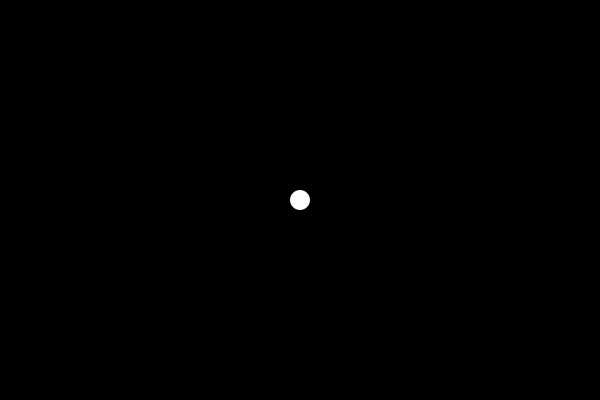
Frame 1 (no input)
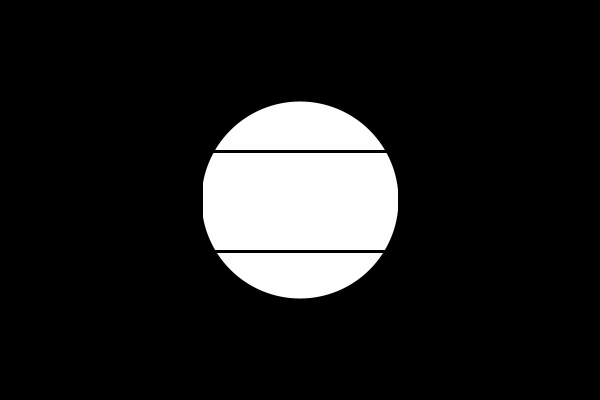
Frame 60 (the mouse pressed at the canvas centre just before this capture)
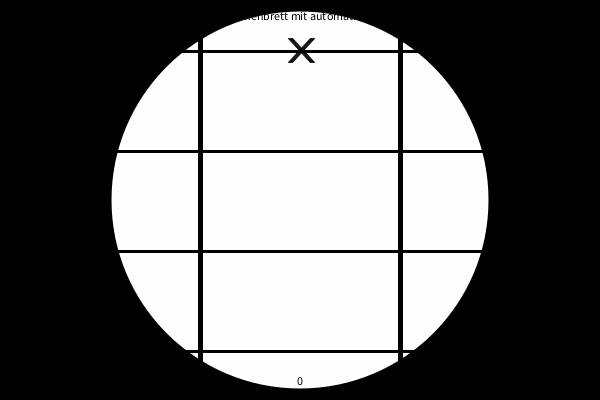
Frame 120 (the mouse held since frame 60 and released just before this capture)

The Processing sketch that drew these frames (run headless with seeded random() and noise(); from frame 60 on, the mouse is pressed at the canvas centre):

// Processing sketch: processing_45141
// ── processing_45141.pde

//
//// ROEMISCHES RECHENBRETT
//// von Ch. Saner, mmp11a @ htw Chur, Okt 2011
//
//
//
/* Der Code könnte wahrscheinlich mit weiterführenden Variabeln und Loops wesentlich vereinfacht bzw. gekürzt werden. 
Trotzdem wurden nur diejenigen Befehle verwendet, die wir bisher im Unterricht hatten. 
Ausnahmen sind die Darstellung von Text, die Veränderung des Cursors und die Verwendung von color-Variabeln. Diese 
Befehle habe ich in der Referenz nachgeschaut und deswegen verwendet, damit das Arbeiten mit dem Rechenbrett 
für den Benutzer vereinfacht wird. Die color-Variablen habe ich verwendet, damit ich die Farbe nicht jedesmal neu 
definieren muss (Aufwand). Ausserdem sind alle drei Befehle sehr einfach anzuwenden. */

// Am Anfang werden verschiedene globale Variabeln definiert.
/* Die Variable yCircle wird für den Einrasterungsvorgang gebraucht (Linie, Zwischenräume). Es handelt sich hier 
eigentlich um ein "gerundetes mouseY". */
int yCircle;
/* Die Variable xCircle wird nur gebraucht, falls mit der Tastatur gearbeitet wird und klärt den Bereich (linke 
oder rechte Spalte) ab, in dem man sich momentan befindet. Es handelt sich hier eigentlich um ein "gerundetes mouseX".*/
int xCircle;
// Die Variable keys wird auf true gesetzt, wenn mit der Tastatur gearbeitet wird. //
boolean keys = false;
// Die Variable addition wird auf false gesetzt, wenn die mittlere Spalte der Subtraktion unterliegt. //
boolean addition = true;
/* Wenn die Variable roem auf true gesetzt ist, wird das Rechenbrett in der römischen Zählweise dargestellt. 
Ansonsten wird die indische Zählweise benutzt. */
boolean roem = true;

// Die Nachfolgenden Variablen werden verwendet, falls eine Zahl mit der Tastatur eingegeben wird. 
// Möchte der Benutzer eine Zahl auf der Tastatur eingeben, wird die Variable insertnr auf true gesetzt. 
boolean insertnr = false;
// Die Variable typednr beinhaltet die aktuell eingegebene Ziffer. 
int typednr = 0;
// Die Variable typedarea enthält die angesprochene Spalte. 
int typedarea = 1;
// Die Variable typedkeys sagt aus, wieviele Ziffern eingegeben wurden. 
int typedkeys = 0;
// Die Variable areasizeProv beinhaltet die ganze bisher eingegebene Zahl. Diese Variable müsste nicht unbedingt global definiert werden. 
int areasizeProv = 0;

// Nun werden die Variabeln für die Grösse einzelnen Beträge bzw. Einheitenbündel (Y-Achsen) definiert. 
// Zuerst für die linke Spalte (Area1). 
int area1sizeI; 
int area1sizeV;
int area1sizeX; 
int area1sizeL; 
int area1sizeC; 
int area1sizeD; 
int area1sizeM; 
// Die Variable area1size beinhaltet die gesamte Grösse der Spalte. 
int area1size = 0;


// Dann für die rechte Spalte (Area3). 
int area3sizeI; 
int area3sizeV;
int area3sizeX; 
int area3sizeL; 
int area3sizeC; 
int area3sizeD; 
int area3sizeM; 
// Die Variable area3size beinhaltet die gesamte Grösse der Spalte. 
int area3size = 0;

// Zum Schluss für die mittlere Spalte (Area2). 
int area2sizeI; 
int area2sizeV;
int area2sizeX; 
int area2sizeL; 
int area2sizeC; 
int area2sizeD; 
int area2sizeM; 
// Die Variable area2size beinhaltet die gesamte Grösse der Spalte. 
int area2size = 0;

/* Weiterhin werden Farbvariabeln deklariert, welche die Farben enthalten, mit denen die Kreise auf den einzelnen 
Achsen dargestellt werden. So musste ich die Farben nachfolgend nicht immer wieder kopieren und einfügen, sondern
konnte schlicht die jeweilige Variable verwenden. Ausserdem könnten so die Farben ganz einfach global verändert werden.*/
color sizeIfill = color(200,150,50);
color sizeVfill = color(210,130,80); 
color sizeXfill = color(220,120,120); 
color sizeLfill = color(190,110,150); 
color sizeCfill = color(140,90,180); 
color sizeDfill = color(120,100,190); 
color sizeMfill = color(90,120,230); 

/* Die Variablen area1, area2 und area3 werden auf true gesetzt, wenn die jeweilige Spalte fokusiert wurde. Die 
Variable noarea wird eingeschalten, wenn keine Spalte fokusiert wurde. */
boolean noarea = true;
boolean area1 = false; 
boolean area2 = false; 
boolean area3 = false; 

////
//
////

// Im Setup-Prozess wird nur die Grösse des Fensters definiert. 
void setup () {
  size (600, 400);
}

////
//
////

// Im Draw-Prozess wird das Rechenbrett dargestellt. 
void draw () {
    if (kreisgroesseintro<width*1.2) {
      intro();
    }
    if (kreisgroesseintro>=width*1.2) {
      //
      ////
      ////
      //// VISUELLER AUFBAU DES RECHENBRETTES
      ////
      ////
      //
      background(255);
      
      // Arbeitet der Benutzer mit der Tastatur, wird der Cursor für die Übersichtlichkeit automatisch ausgeblendet. 
      if (keys==true) { noCursor(); }
      
      
     //////////////////////////////////////////////////////////////////////////////////////////////////////////////////
      
      //
      // TITEL
      //
      // Der Titel soll mittig und in schwarz dargestellt werden. 
      textAlign(CENTER);
      fill(0);
      // Je nach vom Benutzer aktivierten Rechenbrett-Funktionen, hat der Titel einen anderen Inhalt. 
      // Ist Addition angewählt, ...
      if (addition==true)
      // ... wird der Titel entsprechend angezeigt. Das gleiche gilt für die Zählweise (römisch oder indisch). 
        {if (roem==true) {text ("römisches Rechenbrett mit automatischer Addition", 300, 20);} else if (roem==false) {text ("indisches Rechenbrett mit automatischer Addition", 300, 20);}}
      // Ist Subtraktion angewählt, ...  
      else if (addition==false)
      // ... wird dies ebenso gehandhabt. 
        {if (roem==true) {text ("römisches Rechenbrett mit automatischer Subtraktion", 300, 20);} else if (roem==false) {text ("indisches Rechenbrett mit automatischer Subtraktion", 300, 20);}}
    
    
    //////////////////////////////////////////////////////////////////////////////////////////////////////////////////
    
      //
      ////
      /// GRÖSSEN UND SPALTEN (LINIEN)
      ////
      //
      /* In einem wird das Raster dargestellt. Sie bestehen aus mehreren Linien in verschiedenen Grautönen und sind versetzt
      zueinander . Auf oder zwischen den GRÖSSENLINIEN werden die Einheiten und Einheitenbündel platziert. Die ABGRENZUNGSLINIEN 
      grenzen die Brettspalten ab. Das TAUSENDERKREUZ markiert die Tausenderlinie und wird - wie bei einem römischen Rechenbrett 
      üblich - ebenfalls dargestellt. Es hat allerdings nur eine rein visuelle Funktion.*/
    
      // GRÖSSENLINIEN
    
    for (int i = 1; i < 8; i = i+2) {
      for (int k = 0; k < 3; k = k+1) {
        stroke(k*50);
        line (35, (50*i)+k, 565, (50*i)+k);
      }
    }
    
      //ABGRENZUNGSLINIEN (Hier habe ich einfachheitshalber auf die for-Schleife verzichtet.)
      
      // LINIE 1 (Abgrenzung linke Brettspalte <> mittlere Brettspalte)
      stroke (100);
      line (198, 30, 198, 370);
      stroke (50);
      line (199, 30, 199, 370);
      stroke (0);
      line (200, 30, 200, 370);
      stroke (50);
      line (201, 30, 201, 370);
      stroke (100);
      line (202, 30, 202, 370);
      // LINIE 2 (Abgrenzung mittlere Brettspalte <> rechte Brettspalte)
      stroke (100);
      line (398, 30, 398, 370);
      stroke (0+50);
      line (399, 30, 399, 370);
      stroke (0);
      line (400, 30, 400, 370);
      stroke (0+50);
      line (401, 30, 401, 370);
      stroke (0+100);
      line (402, 30, 402, 370);
    
    
      //TAUSENDERKREUZ
      stroke (100);
      line (288, 38, 310, 62);
      stroke (50);
      line (289, 38, 311, 62);
      stroke (0);
      line (290, 38, 312, 62);
      stroke (50);
      line (291, 38, 313, 62);
      stroke (100);
      line (292, 38, 314, 62);
      stroke (100);
      line (310, 38, 288, 62);
      stroke (0+50);
      line (311, 38, 289, 62);
      stroke (0);
      line (312, 38, 290, 62);
      stroke (0+50);
      line (313, 38, 291, 62);
      stroke (0+100);
      line (314, 38, 292, 62);
      
      // Die Linien sollen auch Beschriftet werden, damit dem Benutzer das Areiten erleichtert wird. 
      
        //BESCHRIFTUNG
      fill(0);
      textAlign(RIGHT);
      text("M", 25, 55);
      text("C", 25, 155);
      text("X", 25, 255);
      text("I", 25, 355);
      
      /// //// ROEMISCH
      /* Wenn die römische Zählweise eingeschaltet sich, werden die Fünfer-, Fünfziger- und Fünfhunderterschritte angezeigt. 
      Wird allerdings mit der inidschen Zählweise gearbeitet, macht es keinen Sinn, die Zwischenräume auch zu beschriften. */
      if (roem==true) {
      textAlign(LEFT);
      text("D", 570, 105);
      text("L", 570, 205);
      text("V", 570, 305);
      }
      
      if (roem==false) {
           if (area1sizeV!=0)
           {area1sizeI=area1sizeI+5;
            area1sizeV=0;}
           if (area1sizeL!=0)
           {area1sizeI=area1sizeX+5;
            area1sizeL=0;}
           if (area1sizeD!=0)
           {area1sizeI=area1sizeC+5;
            area1sizeD=0;}
      }
    
    //////////////////////////////////////////////////////////////////////////////////////////////////////////////////
    
      //
      ////
      ////
      //// EINRASTERUNG MIT DER MAUS
      ////
      ////
      //
    
    // Die Variablen mouseY und mouseX müssen nur berechnet werden, wenn mit der Maus gearbeitet wird. 
    if (keys==false) {
    
      // Die Variablen xCricle und yCircle werden zuerst auf 0 gesetzt, damit der Rechenvorgang ohne Einflüsse starten kann. 
      xCircle = 0; yCircle = 0; 
    
      /* Je nach Y-Position der Maus, wird die Variable yCircle entsprechend angepasst. Das Rechenbrett ist der Höhe 
      nach in 7 Bereiche (Grössen) unterteilt. Daher wird die Mausposition "gerundet" und die Variable yCircle 
      mit der entsprechenden Pixelangabe versehen. Der Bereich unter 25 Pixel und derjenige oberhalb von 375 Pixel 
      liegen ausserhalb der Arbeitsfläche. */ 
        if (mouseY<25) { yCircle=0; }
      if (mouseY<75 && mouseY>=25) { yCircle = yCircle + 50; }
      if (mouseY<125 && mouseY>=75) { yCircle = yCircle + 100; }
      if (mouseY<175 && mouseY>=125) { yCircle = yCircle + 150; }
      if (mouseY<225 && mouseY>=175) { yCircle = yCircle + 200; }
      if (mouseY<275 && mouseY>=225) { yCircle = yCircle + 250; }
      if (mouseY<325 && mouseY>=275) { yCircle = yCircle + 300; }
      if (mouseY<375 && mouseY>=325) { yCircle = yCircle + 350; }
      if (mouseY>=375) { yCircle=0; }
     
      /* Je nach X-Position der Maus, wird die Variable xCircle entsprechend angepasst. Das Rechenbrett ist in der 
      Breite in 3 Bereiche unterteilt. Je nachdem, in welchem Bereich sich die Maus befindet, werden die Variabeln 
      noarea (für keinen Bereich), area1 (linke Brettspalte), area2 (mittlere Brettspalte) und area3 (rechte Brettspalte) 
      auf true oder false gesetzt. */
      if (mouseX<35) { noarea = true; area1 = false; area2 = false; area3 = false; cursor(ARROW);}
      if (mouseX<200 && mouseX>=35) { noarea = false; area1 = true; area2 = false; area3 = false; cursor(HAND);}
      if (mouseX<400 && mouseX>=200) { noarea = false; area1 = false; area2 = true; area3 = false; cursor(ARROW);}
      if (mouseX<565 && mouseX>=400) { noarea = false; area1 = false; area2 = false; area3 = true; cursor(HAND);}
      if (mouseX>=565) { noarea = true; area1 = false; area2 = false; area3 = false; cursor(ARROW);}
    // //
      
    }
      
      
    //////////////////////////////////////////////////////////////////////////////////////////////////////////////////
    //////////////////////////////////////////////////////////////////////////////////////////////////////////////////
    
    /////////// DARSTELLEN DER ZAHLEN ///////////
    /////////////////////////////////////////////
    
    /////////// LINKE BRETTSPALTE ///////////
      
       textAlign(CENTER);
       // ZAHL ANZEIGEN
       // Die Zahl steht jeweils unterhalb der Brettspalte.
       // Falls CONTROL gedrückt wurde, wird die von der Tastatur eingegebene Zahl angezeigt.
      if (insertnr == true) {
       /* Liegt die aktuelle Position ausserhalb der Spalte, auf der mittleren Spalte oder der linken Spalte, 
        wird die linke Spalte visuell angewählt.*/
        {if (noarea==true || area2==true || area1==true) 
          {stroke(0); fill(255); rect (98, 370, 37, 20); fill(0); text (typednr, 117.5, 385); }
       // Liegt die rechte Spalte im Fokus, wird dort die Zahl visuell angewählt.//
         else if (area3==true) { fill (0); text (area1size, 117.5, 385);}
        }
      }
        
       /* Wenn die Eingabe mit den Zahlen auf der Tastatur nicht aktiviert ist, zeigt es die aktuelle 
       Zahl an. */
      else if (insertnr == false || area3==true) {fill (0); text (area1size, 117.5, 385);}
    
      
      
      // ABGELEGTE EINHEITEN / EINHEITENBÜNDEL ANZEIGEN
      fill (0); noStroke();
      /* Hier wird die Variable area1sizeProv deklariert, da die diese verändert wird. Das soll mit der 
      Variable area1size nicht geschehen. */ 
      int area1sizeProv = area1size;
      // // TAUSENDER
      // Die Variable area1sizeM benhaltet die ermittelte Anzahl der Tausender in der Urprungszahl. 
      area1sizeM = (area1sizeProv / 1000);
      // Sollte die Variable area1sizeM 4 überschreiten, wird nichts unternommen. Ansonsten ...
         if (area1sizeM>0 && area1sizeM<=4) {
          // Wird für jedes Einheitenbündel in dieser Grösse dargestellt. 
          for (int i = 1; i <= area1sizeM; i = i+1) {
          /* Da nicht alle Kreise an der gleichen Position sein dürfen (da man sie sonst nicht sehen kann), 
          werden Sie auf der Brettspalte optisch ansprechend verteilt. Dazu dient die xPos, die sich für jeden
          Durchgang (pro Einheitenbündel ein Durchgang) ändert. */
          int xPos = ((165 / (area1sizeM + 1))*i)+35;
          // Die entsprechende global deklarierte color-Variable enthält die gewünschte Farbe. 
          fill(sizeMfill);
          // Dann wird das Einheitenbündel mit einem Kreis dargestellt. 
          ellipse(xPos, 50, 30, 30);
         }
        /* Der letzte Schritt besteht darin, der Ursprungszahl die Anzahl der jetzt dargestellten Einheitenbündel 
        abzuziehen, damit die Variable area1sizeProv weiterverwendet werden kann. */
        area1sizeProv = area1sizeProv - (1000*area1sizeM);
      }
      // // FÜNFHUNDERTER
      // Wird nur ausgerechnet und dargestellt, wenn die römische Zählweise eingeschaltet ist. 
     if (roem==true)
     {
        /* Die Variable area1sizeD benhaltet die ermittelte Anzahl der Fünfhunderter in der vorher veränderten 
        Ursprungszahl. */
        area1sizeD = (area1sizeProv / 500);
        // Die nächsten Schritte bleiben für alle Grössen gleich ...
         if (area1sizeD>0) {
          for (int i = 1; i <= area1sizeD; i = i+1) {
          int xPos = ((165 / (area1sizeD + 1))*i)+35;
          fill(sizeDfill);
          ellipse(xPos, 100, 30, 30);
         }
        area1sizeProv = area1sizeProv - (500*area1sizeD);
      }
     }
      // // HUNDERTER
        area1sizeC = (area1sizeProv / 100);
         if (area1sizeC>0 && area1sizeC<=9) {
          for (int i = 1; i <= area1sizeC; i = i+1) {
          int xPos = ((165 / (area1sizeC + 1))*i)+35;
          fill(sizeCfill);
          if (roem==true) { ellipse(xPos, 150, 30, 30); } else if (roem==false) { ellipse(xPos, 150, 15, 15); }
         }
        area1sizeProv = area1sizeProv - (100*area1sizeC);
      }
     if (roem==true) {
      // // FÜNFZIGER
        area1sizeL = (area1sizeProv / 50);
         if (area1sizeL>0) {
          for (int i = 1; i <= area1sizeL; i = i+1) {
          int xPos = ((165 / (area1sizeL + 1))*i)+35;
          fill(sizeLfill);
          ellipse(xPos, 200, 30, 30);
         }
        area1sizeProv = area1sizeProv - (50*area1sizeL);
      }
     }
      // // ZEHNER
        area1sizeX = (area1sizeProv / 10);
         if (area1sizeX>0 && area1sizeC<=9) {
          for (int i = 1; i <= area1sizeX; i = i+1) {
          int xPos = ((165 / (area1sizeX + 1))*i)+35;
          fill(sizeXfill);
          if (roem==true) { ellipse(xPos, 250, 30, 30); } else if (roem==false) { ellipse(xPos, 250, 15, 15); }
         }
        area1sizeProv = area1sizeProv - (10*area1sizeX);
      }
      
     if (roem==true) {
      // // FÜNFER
        area1sizeV = (area1sizeProv / 5);
         if (area1sizeV>0) {
          for (int i = 1; i <= area1sizeV; i = i+1) {
          int xPos = ((165 / (area1sizeV + 1))*i)+35;
          fill(sizeVfill);
          ellipse(xPos, 300, 30, 30);
         }
        area1sizeProv = area1sizeProv - (5*area1sizeV);
      }
     }
      // // EINER
        area1sizeI = (area1sizeProv / 1);
         if (area1sizeI>0 && area1sizeC<=9) {
          for (int i = 1; i <= area1sizeI; i = i+1) {
          int xPos = ((165 / (area1sizeI + 1))*i)+35;
          fill(sizeIfill);
          if (roem==true) { ellipse(xPos, 350, 30, 30); } else if (roem==false) { ellipse(xPos, 350, 15, 15); }
         }
      }
    
    
    /////////////////////////////////////////////
    
    /////////// RECHTE BRETTSPALTE ///////////
    
    // Hier passiert genau das gleiche wie in der linken Spalte, nur mit den entsprechenden Variabeln und Pixelangaben. 
      if (insertnr == true) {
        {if (area3==true) 
          {stroke(0); fill(255); rect (463, 370, 37, 20); fill(0); text (typednr, 482.5, 385); }
         else if (area1==true || area2==true || noarea==true) { fill (0); text (area3size, 482.5, 385);}
        }
      }
        
      else if (insertnr == false) { fill (0); text (area3size, 482.5, 385);}
      fill (0); noStroke();
      int area3sizeProv = area3size;
      // ANZEIGEN
      // // TAUSENDER
      area3sizeM = (area3sizeProv / 1000);
         if (area3sizeM>0 && area3sizeM<=4) {
          for (int i = 1; i <= area3sizeM; i = i+1) {
          int xPos = ((165 / (area3sizeM + 1))*i)+400;
          fill(sizeMfill);
          ellipse(xPos, 50, 30, 30);
         }
        area3sizeProv = area3sizeProv - (1000*area3sizeM);
      }
      // // FÜNFHUNDERTER
     if (roem==true)
     {
        area3sizeD = (area3sizeProv / 500);
         if (area3sizeD>0) {
          for (int i = 1; i <= area3sizeD; i = i+1) {
          int xPos = ((165 / (area3sizeD + 1))*i)+400;
          fill(sizeDfill);
          ellipse(xPos, 100, 30, 30);
         }
        area3sizeProv = area3sizeProv - (500*area3sizeD);
      }
     }
      // // HUNDERTER
        area3sizeC = (area3sizeProv / 100);
         if (area3sizeC>0 && area3sizeC<=9) {
          for (int i = 1; i <= area3sizeC; i = i+1) {
          int xPos = ((165 / (area3sizeC + 1))*i)+400;
          fill(sizeCfill);
          if (roem==true) { ellipse(xPos, 150, 30, 30); } else if (roem==false) { ellipse(xPos, 150, 15, 15); }
         }
        area3sizeProv = area3sizeProv - (100*area3sizeC);
      }
     if (roem==true) {
      // // FÜNFZIGER
        area3sizeL = (area3sizeProv / 50);
         if (area3sizeL>0) {
          for (int i = 1; i <= area3sizeL; i = i+1) {
          int xPos = ((165 / (area3sizeL + 1))*i)+400;
          fill(sizeLfill);
          ellipse(xPos, 200, 30, 30);
         }
        area3sizeProv = area3sizeProv - (50*area3sizeL);
      }
     }
      // // ZEHNER
        area3sizeX = (area3sizeProv / 10);
         if (area3sizeX>0 && area3sizeC<=9) {
          for (int i = 1; i <= area3sizeX; i = i+1) {
          int xPos = ((165 / (area3sizeX + 1))*i)+400;
          fill(sizeXfill);
          if (roem==true) { ellipse(xPos, 250, 30, 30); } else if (roem==false) { ellipse(xPos, 250, 15, 15); }
         }
        area3sizeProv = area3sizeProv - (10*area3sizeX);
      }
      
     if (roem==true) {
      // // FÜNFER
        area3sizeV = (area3sizeProv / 5);
         if (area3sizeV>0) {
          for (int i = 1; i <= area3sizeV; i = i+1) {
          int xPos = ((165 / (area3sizeV + 1))*i)+400;
          fill(sizeVfill);
          ellipse(xPos, 300, 30, 30);
         }
        area3sizeProv = area3sizeProv - (5*area3sizeV);
      }
     }
      // // EINER
        area3sizeI = (area3sizeProv / 1);
         if (area3sizeI>0 && area3sizeC<=9) {
          for (int i = 1; i <= area3sizeI; i = i+1) {
          int xPos = ((165 / (area3sizeI + 1))*i)+400;
          fill(sizeIfill);
          if (roem==true) { ellipse(xPos, 350, 30, 30); } else if (roem==false) { ellipse(xPos, 350, 15, 15); }
         }
      }
      // //
      
      
    /////////////////////////////////////////////
    
    /////////// LINKE BRETTSPALTE ///////////
    
    // Zuerst werden die Angaben zu den einzelnen Grössen anhand der Variabeln area1size(Grösse) und area3size(Grösse) ausgerechnet. 
    // Bei Addition zähle zusammen...
    if (addition==true) {area2size = area1size + area3size; 
          area2sizeI = area1sizeI + area3sizeI; 
          area2sizeV = area1sizeV + area3sizeV;
          area2sizeX = area1sizeX + area3sizeX; 
          area2sizeL = area1sizeL + area3sizeL; 
          area2sizeC = area1sizeC + area3sizeC; 
          area2sizeD = area1sizeD + area3sizeD; 
          area2sizeM = area1sizeM + area3sizeM;
    }
    // ... Bei Substraktion ziehe die kleinere Zahl von der grösseren ab. 
    else if (addition==false) {
      if (area1size>area3size){area2size = area1size - area3size;
          area2sizeI = area1sizeI - area3sizeI; 
          area2sizeV = area1sizeV - area3sizeV;
          area2sizeX = area1sizeX - area3sizeX; 
          area2sizeL = area1sizeL - area3sizeL; 
          area2sizeC = area1sizeC - area3sizeC; 
          area2sizeD = area1sizeD - area3sizeD; 
          area2sizeM = area1sizeM - area3sizeM; 
      } 
      else if (area1size<area3size) {area2size = area3size - area1size;
          area2sizeI = area3sizeI - area1sizeI; 
          area2sizeV = area3sizeV - area1sizeV;
          area2sizeX = area3sizeX - area1sizeX; 
          area2sizeL = area3sizeL - area1sizeL; 
          area2sizeC = area3sizeC - area1sizeC; 
          area2sizeD = area3sizeD - area1sizeD; 
          area2sizeM = area3sizeM - area1sizeM; 
      }
      // Sollten die Variabeln area1size und area3size gleich gross sein, ergibt das 0. Diesen Schritt müsste man nicht zwingend machen. "
      else if (area1size==area3size) {area2size = 0;
          area2sizeI = 0; 
          area2sizeV = 0;
          area2sizeX = 0; 
          area2sizeL = 0; 
          area2sizeC = 0; 
          area2sizeD = 0; 
          area2sizeM = 0;}
    }
    
    
      
    // Ab hier passiert genau das gleiche wie in der linken und der rechten Spalte, nur mit den entsprechenden Variabeln und Pixelangaben. 
      //
      fill (0);
       textAlign(CENTER);
      text (area2size, 300, 385);
      // ANZEIGEN
      // // TAUSENDER
      area2sizeM = (area2size / 1000);
      if (area2sizeM<1) {area2sizeM = 0;}
      else if (area2sizeM>0) {
         for (int i = 1; i <= area2sizeM; i = i+1) {
          int xPos = ((200 / (area2sizeM + 1))*i)+200;
          fill(0);
          ellipse(xPos, 50, 20, 20);
         }
        area2size = area2size - (1000*area2sizeM);
      }
      // // FÜNFHUNDERTER
      if (roem==true) {
        area2sizeD = (area2size / 500);
      if (area2sizeD<1) {area2sizeD = 0;}
      else if (area2sizeD>0) {
         for (int i = 1; i <= area2sizeD; i = i+1) {
          int xPos = ((200 / (area2sizeD + 1))*i)+200;
          fill(0);
          ellipse(xPos, 100, 20, 20);
         }
        area2size = area2size - (500*area2sizeD);
      }
      }
      // // HUNDERTER
        area2sizeC = (area2size / 100);
      if (area2sizeC<1) {area2sizeC = 0;}
      else if (area2sizeC>0) {
         for (int i = 1; i <= area2sizeC; i = i+1) {
          int xPos = ((200 / (area2sizeC + 1))*i)+200;
          fill(0);
          ellipse(xPos, 150, 20, 20);
         }
        area2size = area2size - (100*area2sizeC);
      }
      // // FÜNFZIGER
        if (roem==true) {
        area2sizeL = (area2size / 50);
      if (area2sizeL<1) {area2sizeL = 0;}
      else if (area2sizeL>0) {
         for (int i = 1; i <= area2sizeL; i = i+1) {
          int xPos = ((200 / (area2sizeL + 1))*i)+200;
          fill(0);
          ellipse(xPos, 200, 20, 20);
         }
        area2size = area2size - (50*area2sizeL);
      }
        }
      // // ZEHNER
        area2sizeX = (area2size / 10);
      if (area2sizeX<1) {area2sizeX = 0;}
      else if (area2sizeX>0) {
         for (int i = 1; i <= area2sizeX; i = i+1) {
          int xPos = ((200 / (area2sizeX + 1))*i)+200;
          fill(0);
          ellipse(xPos, 250, 20, 20);
         }
        area2size = area2size - (10*area2sizeX);
      }
      // // FÜNFER
        if (roem==true) {
        area2sizeV = (area2size / 5);
      if (area2sizeV<1) {area2sizeV = 0;}
      else if (area2sizeV>0) {
         for (int i = 1; i <= area2sizeV; i = i+1) {
          int xPos = ((200 / (area2sizeV + 1))*i)+200;
          fill(0);
          ellipse(xPos, 300, 20, 20);
         }
        area2size = area2size - (5*area2sizeV);
      }
        }
      // // EINER
        area2sizeI = (area2size / 1);
      if (area2sizeI<1) {area2sizeI = 0;}
      else if (area2sizeI>0) {
         for (int i = 1; i <= area2sizeI; i = i+1) {
          int xPos = ((200 / (area2sizeI + 1))*i)+200;
          fill(0);
          ellipse(xPos, 350, 20, 20);
         }
      }
      
}
/////////////////////////////////////////////

//////////////////////////////////////////////////////////////////////////////////////////////////////////////////

  //
  ////
  ////
  //// STANDORT BESTIMMEN UND DARSTELLEN
  ////
  ////
  //

// Ist die Steuerung mit der Tastatur nicht aktiviert, wird die Variable xCircle mit dem x-Standort der Maus versehen. 
  if (keys==false) {
    xCircle = mouseX; 
  }
 
  // Sollte sich der Fokus auserhalb der Arbeitsfläche befinden, wird nichts unternommen. 
  if (noarea==true) {}
  // Ansonsten kann eine Einheit oder ein Einheitenbündel dargestellt werden,...
   if (yCircle!=0) {
     // ..das aber nur in der linken und rechten Spalte des Rechenbrettes angezeigt wird. 
     if (area1==true || area3==true) {
            // Linien der Vorschaukreise wird definiert
            noStroke ();
               
            // Vorschau wird platziert. Sie wird je nach Steuerungsgerät (Tastatur oder Maus) verändert. 
            if (yCircle==50){
               if (keys==false) {
                 fill(sizeMfill, 200);
                 ellipse(xCircle, yCircle, 30, 30);
               }
                if (keys==true) {
                 fill(sizeMfill, 50); 
                 ellipse(xCircle, yCircle, 140, 75);
               }
            }
            
            /* Ist die indische Zählweise eingeschaltet, werden in den Zwischenräumen keine Vorschau platziert (jeweils
            bei yCircle = 100,200, oder 300). */
            if (roem==true)  {
              if (yCircle==100){
               if (keys==false) {
                 fill(sizeDfill, 200);
                 ellipse(xCircle, yCircle, 30, 30);
               }
                if (keys==true) {
                 fill(sizeDfill, 50); 
                 ellipse(xCircle, yCircle, 75, 75);
               }
            }
            }
            
                if (yCircle==150){
               if (keys==false) {
                 fill(sizeCfill, 200);
                 ellipse(xCircle, yCircle, 30, 30);
               }
                if (keys==true) {
                 fill(sizeCfill, 50); 
                 ellipse(xCircle, yCircle, 140, 75);
               }
            }
            
            if (roem==true)  {
                   if (yCircle==200){
                 if (keys==false) {
                   fill(sizeLfill, 200);
                   ellipse(xCircle, yCircle, 30, 30);
                 }
                  if (keys==true) {
                   fill(sizeLfill, 50); 
                   ellipse(xCircle, yCircle, 75, 75);
                 }
              }
            }
            
                 if (yCircle==250){
               if (keys==false) {
                 fill(sizeXfill, 200);
                 ellipse(xCircle, yCircle, 30, 30);
               }
                if (keys==true) {
                 fill(sizeXfill, 50); 
                 ellipse(xCircle, yCircle, 140, 75);
               }
            }
            
            if (roem==true)  {
                   if (yCircle==300){
                 if (keys==false) {
                   fill(sizeVfill, 200);
                   ellipse(xCircle, yCircle, 30, 30);
                 }
                  if (keys==true) {
                   fill(sizeVfill, 50); 
                   ellipse(xCircle, yCircle, 75, 75);
                 }
              }
            }
                   if (yCircle==350){
               if (keys==false) {
                 fill(sizeIfill, 200);
                 ellipse(xCircle, yCircle, 30, 30);
               }
                if (keys==true) {
                 fill(sizeIfill, 50); 
                 ellipse(xCircle, yCircle, 133, 85);
               }
            }
            }
   }

}

// //


  //
  ////
  ////
  //// STEUERUNG MIT DER MAUS
  ////
  ////
  //

void mouseClicked() {
  if (mouseButton == LEFT) {
    // Wurde der linke Mausbutton gedrückt, wird eine Einheit oder ein Einheitenbündel auf der entsprechenden Grösse abgelegt. 
    
    // Ist die römische Zählweise eingeschaltet, werden alle Grössen berücksichtigt. 
    if (roem==true) {
    // Zuerst die linke Brettspalte ...
    if (area1==true) {
    if (yCircle==0) {return;}
    /* Mit der "oder"-Abfrage wird verhindert, dass nicht mehr Einheiten oder Einheitenbündel aufgenommen werden, als beabsichtigt. 
    Es muss Platz frei sein, um eine Einheiten oder ein Einheitenbündel abzulegen. */
    if (yCircle==50) {if (area1sizeM<4) {area1size=area1size+1000;}}
    if (yCircle==100) {if (area1sizeM<4 || area1sizeD<1) {area1size=area1size+500;}}
    if (yCircle==150) {if (area1sizeM<4 || area1sizeD<1 || area1sizeC<4) {area1size=area1size+100;}}
    if (yCircle==200) {if (area1sizeM<4 || area1sizeD<1 || area1sizeC<4 || area1sizeL<1) {area1size=area1size+50;}}
    if (yCircle==250) {if (area1sizeM<4 || area1sizeD<1 || area1sizeC<4 || area1sizeL<1 || area1sizeX<4) {area1size=area1size+10;}}
    if (yCircle==300) {if (area1sizeM<4 || area1sizeD<1 || area1sizeC<4 || area1sizeL<1 || area1sizeX<4 || area1sizeV<1) {area1size=area1size+5;}}
    if (yCircle==350) {if (area1sizeM<4 || area1sizeD<1 || area1sizeC<4 || area1sizeL<1 || area1sizeX<4 || area1sizeV<1 || area1sizeI<4) {area1size=area1size+1;}}
    }
    // ... dann die rechte. 
    if (area3==true) {
    if (yCircle==0) {return;}
    if (yCircle==50) {if (area3sizeM<4) {area3size=area3size+1000;}}
    if (yCircle==100) {if (area3sizeM<4 || area3sizeD<1) {area3size=area3size+500;}}
    if (yCircle==150) {if (area3sizeM<4 || area3sizeD<1 || area3sizeC<4) {area3size=area3size+100;}}
    if (yCircle==200) {if (area3sizeM<4 || area3sizeD<1 || area3sizeC<4 || area3sizeL<1) {area3size=area3size+50;}}
    if (yCircle==250) {if (area3sizeM<4 || area3sizeD<1 || area3sizeC<4 || area3sizeL<1 ||area3sizeX<4) {area3size=area3size+10;}}
    if (yCircle==300) {if (area3sizeM<4 || area3sizeD<1 || area3sizeC<4 || area3sizeL<1 ||area3sizeX<4 || area3sizeV<1) {area3size=area3size+5;}}
    if (yCircle==350) {if (area3sizeM<4 || area3sizeD<1 || area3sizeC<4 || area3sizeL<1 ||area3sizeX<4 || area3sizeV<1 || area3sizeI<4) {area3size=area3size+1;}}
      }
  }
  
    // Ist allerdings die indische Zählweise eingeschaltet, werden nur die Grössen 1, 10, 100 und 1000 berücksichtigt. 
    if (roem==false) {
    // Es folgt eine ähnliche Prozedur wie bei der römischen Zählweise. 
    // linke Brettspalte
    if (area1==true) {
    if (yCircle==0) {return;}
    if (yCircle==50) {if (area1sizeM<4) {area1size=area1size+1000;}}
    if (yCircle==150) {if (area1sizeM<4 || area1sizeC<9) {area1size=area1size+100;}}
    if (yCircle==250) {if (area1sizeM<4 || area1sizeC<9 || area1sizeX<9) {area1size=area1size+10;}}
    if (yCircle==350) {if (area1sizeM<4 || area1sizeC<9 || area1sizeX<9 || area1sizeI<9) {area1size=area1size+1;}}
    }
    //
    // rechte Brettspalte
    if (area3==true) {
    if (yCircle==0) {return;}
    if (yCircle==50) {if (area3sizeM<4) {area3size=area3size+1000;}}
    if (yCircle==150) {if (area3sizeM<4 || area3sizeC<9) {area3size=area3size+100;}}
    if (yCircle==250) {if (area3sizeM<4 || area3sizeC<9 || area3sizeX<9) {area3size=area3size+10;}}
    if (yCircle==350) {if (area3sizeM<4 || area3sizeC<9 || area3sizeX<9 || area3sizeI<9) {area3size=area3size+1;}}
      }
  }
  }


    // Wurde der rechte Mausbutton gedrückt, wird eine Einheit oder ein Einheitenbündel auf der entsprechenden Grösse abgezogen. 
  if (mouseButton == RIGHT) {
    // nichts ändert sich, wenn die Maus nicht in einem bestimmten Bereich ist
  if (yCircle==0) {return;}
          // AREA 1
    if (area1==true) {
      // im Bereich wird ein Item gelöscht und abgefragt, das Minuszählen wird per Abfrage unterbunden
    if (yCircle==50) {if (area1size>=1000) {area1size=area1size-1000;}}
    if (roem==true) {if (yCircle==100) {if (area1size>=500) {area1size=area1size-500;}}}
    if (yCircle==150) {if (area1size>=100) {area1size=area1size-100;}}
    if (roem==true) {if (yCircle==200) {if (area1size>=50) {area1size=area1size-50;}}}
    if (yCircle==250) {if (area1size>=10) {area1size=area1size-10;}}
    if (roem==true) {if (yCircle==300) {if (area1size>=5) {area1size=area1size-5;}}}
    if (yCircle==350) {if (area1size>=1) {area1size=area1size-1;}}
    }
          // AREA 3
    if (area3==true) {
      // im Bereich wird ein Item gelöscht und abgefragt, das Minuszählen wird per Abfrage unterbunden
    if (yCircle==50) {if (area3size>=1000) {area3size=area3size-1000;}}
    if (roem==true) {if (yCircle==100) {if (area3size>=500) {area3size=area3size-500;}}}
    if (yCircle==150) {if (area3size>=100) {area3size=area3size-100;}}
    if (roem==true) {if (yCircle==200) {if (area3size>=50) {area3size=area3size-50;}}}
    if (yCircle==250) {if (area3size>=10) {area3size=area3size-10;}}
    if (roem==true) {if (yCircle==300) {if (area3size>=5) {area3size=area3size-5;}}}
    if (yCircle==350) {if (area3size>=1) {area3size=area3size-1;}}
    }
  
  //
   
}}

// KEY PRESSING


void keyPressed() {

  // Wenn die Control-Taste gedrückt wurde, wird die Variable angesprochen, die das Eingeben von Zahlen ermöglicht. 
  if (keyCode == CONTROL) {if (insertnr==false) {insertnr = true;} else if (insertnr==true) {insertnr = false; typedkeys=0; typednr=0;} }
  //
  // Es sollen nur 4 Zahlen eingegeben werden können. Das wird per Abfrage der Variable typedkeys unterbunden. Ausserdem darf die Zahl nicht grösser als 4999 sein. 
  if (key=='0' && insertnr == true) {if (typedkeys>0 && typedkeys<3) {typednr=typednr*10; typedkeys=typedkeys+1;} else if (typedkeys==3) {typednr=typednr*10; areasizeProv=typednr; typednr=0; typedkeys=0; insertnr=false; if (area1==true || area2==true || noarea==true) {if (areasizeProv<5000 && areasizeProv>=0) {area1size=areasizeProv;}} else if (area3==true) {if (areasizeProv<5000 && areasizeProv>=0) {area3size=areasizeProv;}} }}
  if (key=='1' && insertnr == true) {if (typedkeys==0) {typedkeys=typedkeys+1; typednr=1; areasizeProv=typednr;} else if (typedkeys>0 && typedkeys<3) {typednr=typednr*10; typednr=typednr+1; areasizeProv=typednr; typedkeys=typedkeys+1;} else if (typedkeys==3) {typednr=typednr*10; typednr=typednr+1; areasizeProv=typednr; typednr=0; typedkeys=0; insertnr=false; if (area1==true || area2==true || noarea==true) {if (areasizeProv<5000 && areasizeProv>=0) {area1size=areasizeProv;}} else if (area3==true) {if (areasizeProv<5000 && areasizeProv>=0) {area3size=areasizeProv;}} }}
  if (key=='2' && insertnr == true) {if (typedkeys==0) {typedkeys=typedkeys+1; typednr=2; areasizeProv=typednr;} else if (typedkeys>0 && typedkeys<3) {typednr=typednr*10; typednr=typednr+2; areasizeProv=typednr; typedkeys=typedkeys+1;} else if (typedkeys==3) {typednr=typednr*10; typednr=typednr+2; areasizeProv=typednr; typednr=0; typedkeys=0; insertnr=false; if (area1==true || area2==true || noarea==true) {if (areasizeProv<5000 && areasizeProv>=0) {area1size=areasizeProv;}} else if (area3==true) {if (areasizeProv<5000 && areasizeProv>=0) {area3size=areasizeProv;}} }}
  if (key=='3' && insertnr == true) {if (typedkeys==0) {typedkeys=typedkeys+1; typednr=3; areasizeProv=typednr;} else if (typedkeys>0 && typedkeys<3) {typednr=typednr*10; typednr=typednr+3; areasizeProv=typednr; typedkeys=typedkeys+1;} else if (typedkeys==3) {typednr=typednr*10; typednr=typednr+3; areasizeProv=typednr; typednr=0; typedkeys=0; insertnr=false; if (area1==true || area2==true || noarea==true) {if (areasizeProv<5000 && areasizeProv>=0) {area1size=areasizeProv;}} else if (area3==true) {if (areasizeProv<5000 && areasizeProv>=0) {area3size=areasizeProv;}} }}
  if (key=='4' && insertnr == true) {if (typedkeys==0) {typedkeys=typedkeys+1; typednr=4; areasizeProv=typednr;} else if (typedkeys>0 && typedkeys<3) {typednr=typednr*10; typednr=typednr+4; areasizeProv=typednr; typedkeys=typedkeys+1;} else if (typedkeys==3) {typednr=typednr*10; typednr=typednr+4; areasizeProv=typednr; typednr=0; typedkeys=0; insertnr=false; if (area1==true || area2==true || noarea==true) {if (areasizeProv<5000 && areasizeProv>=0) {area1size=areasizeProv;}} else if (area3==true) {if (areasizeProv<5000 && areasizeProv>=0) {area3size=areasizeProv;}} }}
  if (key=='5' && insertnr == true) {if (typedkeys==0) {typedkeys=typedkeys+1; typednr=5; areasizeProv=typednr;} else if (typedkeys>0 && typedkeys<3) {typednr=typednr*10; typednr=typednr+5; areasizeProv=typednr; typedkeys=typedkeys+1;} else if (typedkeys==3) {typednr=typednr*10; typednr=typednr+5; areasizeProv=typednr; typednr=0; typedkeys=0; insertnr=false; if (area1==true || area2==true || noarea==true) {if (areasizeProv<5000 && areasizeProv>=0) {area1size=areasizeProv;}} else if (area3==true) {if (areasizeProv<5000 && areasizeProv>=0) {area3size=areasizeProv;}} }}
  if (key=='6' && insertnr == true) {if (typedkeys==0) {typedkeys=typedkeys+1; typednr=6; areasizeProv=typednr;} else if (typedkeys>0 && typedkeys<3) {typednr=typednr*10; typednr=typednr+6; areasizeProv=typednr; typedkeys=typedkeys+1;} else if (typedkeys==3) {typednr=typednr*10; typednr=typednr+6; areasizeProv=typednr; typednr=0; typedkeys=0; insertnr=false; if (area1==true || area2==true || noarea==true) {if (areasizeProv<5000 && areasizeProv>=0) {area1size=areasizeProv;}} else if (area3==true) {if (areasizeProv<5000 && areasizeProv>=0) {area3size=areasizeProv;}} }}
  if (key=='7' && insertnr == true) {if (typedkeys==0) {typedkeys=typedkeys+1; typednr=7; areasizeProv=typednr;} else if (typedkeys>0 && typedkeys<3) {typednr=typednr*10; typednr=typednr+7; areasizeProv=typednr; typedkeys=typedkeys+1;} else if (typedkeys==3) {typednr=typednr*10; typednr=typednr+7; areasizeProv=typednr; typednr=0; typedkeys=0; insertnr=false; if (area1==true || area2==true || noarea==true) {if (areasizeProv<5000 && areasizeProv>=0) {area1size=areasizeProv;}} else if (area3==true) {if (areasizeProv<5000 && areasizeProv>=0) {area3size=areasizeProv;}} }}
  if (key=='8' && insertnr == true) {if (typedkeys==0) {typedkeys=typedkeys+1; typednr=8; areasizeProv=typednr;} else if (typedkeys>0 && typedkeys<3) {typednr=typednr*10; typednr=typednr+8; areasizeProv=typednr; typedkeys=typedkeys+1;} else if (typedkeys==3) {typednr=typednr*10; typednr=typednr+8; areasizeProv=typednr; typednr=0; typedkeys=0; insertnr=false; if (area1==true || area2==true || noarea==true) {if (areasizeProv<5000 && areasizeProv>=0) {area1size=areasizeProv;}} else if (area3==true) {if (areasizeProv<5000 && areasizeProv>=0) {area3size=areasizeProv;}} }}
  if (key=='9' && insertnr == true) {if (typedkeys==0) {typedkeys=typedkeys+1; typednr=9; areasizeProv=typednr;} else if (typedkeys>0 && typedkeys<3) {typednr=typednr*10; typednr=typednr+9; areasizeProv=typednr; typedkeys=typedkeys+1;} else if (typedkeys==3) {typednr=typednr*10; typednr=typednr+9; areasizeProv=typednr; typednr=0; typedkeys=0; insertnr=false; if (area1==true || area2==true || noarea==true) {if (areasizeProv<5000 && areasizeProv>=0) {area1size=areasizeProv;}} else if (area3==true) {if (areasizeProv<5000 && areasizeProv>=0) {area3size=areasizeProv;}} }}


  
       
  // // ROEMISCH // //
  if (key == 'r') {roem = true;}
  if (key == 'i') {roem = false;}
  
  // Beim geichzeiten Drücken der Ctrl/Strg - Taste und einer Zahl, werden werden die entsprechenden Zahlen eingegeben.
  // Beim Drücken der Taste "a" wird Addieren gewählt.
  if (key == 'a')
  {addition=true;}
  // Beim Drücken der Taste "s" wird Subtrahieren gewählt.
  if (key == 's')
  {addition=false;}
  
  
  if (keyCode == DOWN) {
   // Falls eine ENTSPRECHENDE Taste gedrückt wird, soll die Variable "keys" eingeschaltet werden, um ein Setzen mit der Tastatur zu ermöglichen. 
   // Dieser Modus wird erst eingeschaltet, wenn eine der Pfeiltasten (DOWN, UP, LEFT, RIGHT) gedrückt wird. 
    keys = true;
      if (area1==false && area3==false) {area1=true;}
      if (area2==true) {xCircle = 118;}
      if (area1==true || area2==true) {xCircle = 118;}
      else if (area3==true) {xCircle = 483;}
      if (yCircle<350 && yCircle!=0) { if (roem==true) {yCircle = yCircle+50;} else if (roem==false) {yCircle = yCircle+100;}
      if (yCircle==0) {yCircle = 50; xCircle = 118;}
      }
  }
    
  if (keyCode == UP) {
    keys = true;
      if (area1==false && area3==false) {area1=true;}
      if (area1==true || area2==true) {xCircle = 118;}
      else if (area3==true) {xCircle = 483;}
      if (yCircle>50) { if (roem==true) {yCircle = yCircle-50;} else if (roem==false) {yCircle = yCircle-100;} }
      if (yCircle==0) {yCircle = 350; xCircle = 118;}
      }
     
     
  if (keyCode == LEFT) {
    keys = true;
    xCircle = 118;
    if (yCircle==0) {yCircle = 350;}
    area1= true;
    area2= false;
    area3= false;
  } 
  if (keyCode == RIGHT) {
    keys = true;
    xCircle = 483;
    if (yCircle==0) {yCircle = 350;}
    area1= false;
    area2= false;
    area3= true;
  } 


  if (keyCode == ENTER) {
    //////////  //ROEMISCH//
   if (insertnr == true) {
   areasizeProv=typednr; typednr=0; typedkeys=0; insertnr=false; if (area1==true || area2==true || noarea==true) {if (areasizeProv<5000) {area1size=areasizeProv;}} else if (area3==true) {if (areasizeProv<5000) {area3size=areasizeProv;}} } 
   else if (insertnr == false) {
    if (roem==true) {
          // AREA 1
    if (area1==true) {
    if (yCircle==0) {return;}
    if (yCircle==50) {if (area1sizeM<4) {area1size=area1size+1000;}}
    if (yCircle==100) {if (area1sizeM<4 || area1sizeD<1) {area1size=area1size+500;}}
    if (yCircle==150) {if (area1sizeM<4 || area1sizeD<1 || area1sizeC<4) {area1size=area1size+100;}}
    if (yCircle==200) {if (area1sizeM<4 || area1sizeD<1 || area1sizeC<4 || area1sizeL<1) {area1size=area1size+50;}}
    if (yCircle==250) {if (area1sizeM<4 || area1sizeD<1 || area1sizeC<4 || area1sizeL<1 ||area1sizeX<4) {area1size=area1size+10;}}
    if (yCircle==300) {if (area1sizeM<4 || area1sizeD<1 || area1sizeC<4 || area1sizeL<1 ||area1sizeX<4 || area1sizeV<1) {area1size=area1size+5;}}
    if (yCircle==350) {if (area1sizeM<4 || area1sizeD<1 || area1sizeC<4 || area1sizeL<1 ||area1sizeX<4 || area1sizeV<1 || area1sizeI<4) {area1size=area1size+1;}}
    }
    //
        // AREA 3
    if (area3==true) {
    if (yCircle==0) {return;}
    if (yCircle==50) {if (area3sizeM<4) {area3size=area3size+1000;}}
    if (yCircle==100) {if (area3sizeM<4 || area3sizeD<1) {area3size=area3size+500;}}
    if (yCircle==150) {if (area3sizeM<4 || area3sizeD<1 || area3sizeC<4) {area3size=area3size+100;}}
    if (yCircle==200) {if (area3sizeM<4 || area3sizeD<1 || area3sizeC<4 || area3sizeL<1) {area3size=area3size+50;}}
    if (yCircle==250) {if (area3sizeM<4 || area3sizeD<1 || area3sizeC<4 || area3sizeL<1 ||area3sizeX<4) {area3size=area3size+10;}}
    if (yCircle==300) {if (area3sizeM<4 || area3sizeD<1 || area3sizeC<4 || area3sizeL<1 ||area3sizeX<4 || area3sizeV<1) {area3size=area3size+5;}}
    if (yCircle==350) {if (area3sizeM<4 || area3sizeD<1 || area3sizeC<4 || area3sizeL<1 ||area3sizeX<4 || area3sizeV<1 || area3sizeI<4) {area3size=area3size+1;}}
      }
    
  }
  
      //////////  //INDISCH//
    if (roem==false) {
          // AREA 1
    if (area1==true) {
    if (yCircle==0) {return;}
    if (yCircle==50) {if (area1sizeM<4) {area1size=area1size+1000;}}
    if (yCircle==150) {if (area1sizeM<4 || area1sizeC<9) {area1size=area1size+100;}}
    if (yCircle==250) {if (area1sizeM<4 || area1sizeC<9 || area1sizeX<9) {area1size=area1size+10;}}
    if (yCircle==350) {if (area1sizeM<4 || area1sizeC<4 || area1sizeX<9 || area1sizeI<9) {area1size=area1size+1;}}
    }
    //
        // AREA 3
    if (area3==true) {
    if (yCircle==0) {return;}
    if (yCircle==50) {if (area3sizeM<4) {area3size=area3size+1000;}}
    if (yCircle==150) {if (area3sizeM<4 || area3sizeC<9) {area3size=area3size+100;}}
    if (yCircle==250) {if (area3sizeM<4 || area3sizeC<9 || area3sizeX<9) {area3size=area3size+10;}}
    if (yCircle==350) {if (area3sizeM<4 || area3sizeC<4 || area3sizeX<9 || area3sizeI<9) {area3size=area3size+1;}}
      }
    }
   }
  }
   
      if (keyCode == BACKSPACE || keyCode == DELETE) {


    // nichts ändert sich, wenn die Vorschau nicht in einem bestimmten Bereich ist
  if (yCircle==0) {return;}
// AREA 1
    if (area1==true) {
      // im Bereich wird ein Item gelöscht und abgefragt, das Minuszählen wird per Abfrage unterbunden
    if (yCircle==50) {if (area1size>=1000) {area1size=area1size-1000;}}
    if (roem==true) {if (yCircle==100) {if (area1size>=500) {area1size=area1size-500;}}}
    if (yCircle==150) {if (area1size>=100) {area1size=area1size-100;}}
    if (roem==true) {if (yCircle==200) {if (area1size>=50) {area1size=area1size-50;}}}
    if (yCircle==250) {if (area1size>=10) {area1size=area1size-10;}}
    if (roem==true) {if (yCircle==300) {if (area1size>=5) {area1size=area1size-5;}}}
    if (yCircle==350) {if (area1size>=1) {area1size=area1size-1;}}
    }
          // AREA 3
    if (area3==true) {
      // im Bereich wird ein Item gelöscht und abgefragt, das Minuszählen wird per Abfrage unterbunden
    if (yCircle==50) {if (area3size>=1000) {area3size=area3size-1000;}}
    if (roem==true) {if (yCircle==100) {if (area3size>=500) {area3size=area3size-500;}}}
    if (yCircle==150) {if (area3size>=100) {area3size=area3size-100;}}
    if (roem==true) {if (yCircle==200) {if (area3size>=50) {area3size=area3size-50;}}}
    if (yCircle==250) {if (area3size>=10) {area3size=area3size-10;}}
    if (roem==true) {if (yCircle==300) {if (area3size>=5) {area3size=area3size-5;}}}
    if (yCircle==350) {if (area3size>=1) {area3size=area3size-1;}}
    }
      }
}
    //
   
   // Falls die Maus bewegt wird, soll die Variable "keys" ausgeschaltet werden, um ein Setzen mit der Maus zu ermöglichen. 
   void mouseMoved() {
  keys=false;
  typednr=0;
  typedkeys=0;
  insertnr=false;
  }
  
  
  int kreisgroesseintro = 20;
  void intro () {
    background(0);
        noStroke(); 
    fill(255);
    ellipse(width/2, height/2, kreisgroesseintro, kreisgroesseintro);
// =================================
  // GRÖSSENLINIEN

for (int i = 1; i < 8; i = i+2) {
  for (int k = 0; k < 3; k = k+1) {
    stroke(0);
    line (35, (50*i)+k, 565, (50*i)+k);
  }
}

  //ABGRENZUNGSLINIEN (Hier habe ich einfachheitshalber auf die for-Schleife verzichtet.)
  
  // LINIE 1 (Abgrenzung linke Brettspalte <> mittlere Brettspalte)
  stroke (0);
  line (198, 30, 198, 370);
  stroke (0);
  line (199, 30, 199, 370);
  stroke (0);
  line (200, 30, 200, 370);
  stroke (0);
  line (201, 30, 201, 370);
  stroke (0);
  line (202, 30, 202, 370);
  // LINIE 2 (Abgrenzung mittlere Brettspalte <> rechte Brettspalte)
  stroke (0);
  line (398, 30, 398, 370);
  stroke (0);
  line (399, 30, 399, 370);
  stroke (0);
  line (400, 30, 400, 370);
  stroke (0);
  line (401, 30, 401, 370);
  stroke (0);
  line (402, 30, 402, 370);


  //TAUSENDERKREUZ
  stroke (0);
  line (288, 38, 310, 62);
  stroke (0);
  line (289, 38, 311, 62);
  stroke (0);
  line (290, 38, 312, 62);
  stroke (0);
  line (291, 38, 313, 62);
  stroke (0);
  line (292, 38, 314, 62);
  stroke (0);
  line (310, 38, 288, 62);
  stroke (0);
  line (311, 38, 289, 62);
  stroke (0);
  line (312, 38, 290, 62);
  stroke (0);
  line (313, 38, 291, 62);
  stroke (0);
  line (314, 38, 292, 62);
  
  // Die Linien sollen auch Beschriftet werden, damit dem Benutzer das Areiten erleichtert wird. 
  
    //BESCHRIFTUNG
  fill(0);
  textAlign(RIGHT);
  text("M", 25, 55);
  text("C", 25, 155);
  text("X", 25, 255);
  text("I", 25, 355);
  
  textAlign(LEFT);
  text("D", 570, 105);
  text("L", 570, 205);
  text("V", 570, 305);
  
        textAlign(CENTER);
      fill(0);
      text ("römisches Rechenbrett mit automatischer Addition", 300, 20);
// =================================
    fill(0, 1);
    rect(0,0,width,height);
    kreisgroesseintro = kreisgroesseintro + 3;
    
        textAlign(CENTER);
    fill (0); text (area1size, 117.5, 385);
    text (area2size, 300, 385);
    text (area3size, 482.5, 385);
  }
